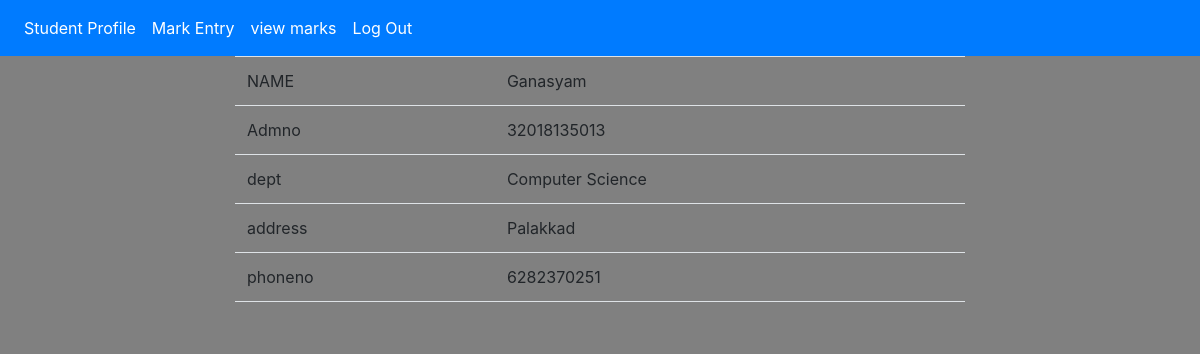
/studprof.php (signed in), run on the app's committed database.
### tables this page shows
CREATE TABLE `student` (
  `id` int(11) NOT NULL,
  `prof_pic_link` varchar(700) NOT NULL,
  `name` varchar(25) NOT NULL,
  `admno` bigint(11) NOT NULL,
  `dept` varchar(20) NOT NULL,
  `address` varchar(100) NOT NULL,
  `phoneno` bigint(11) NOT NULL,
  `username` varchar(25) NOT NULL,
  `password` varchar(25) NOT NULL,
  `flag` int(11) NOT NULL
);

### studprof.php (the view, shortened to what this page needs)
<?php
include './stud_navbar.php';
?>
<div class="container">
<div class="row">
<div class="col col-12 col-sm-2"></div>
<div class="col col-12 col-sm-8">
<?php
$studid=$_SESSION["studid"];
$server_name="localhost";
$db_username="root";
$db_password="";
$db_name="training";
$conn=new mysqli($server_name,$db_username,$db_password,$db_name);
$sql = "SELECT `id`, `name`, `admno`, `dept`, `address`, `phoneno`, `username`, `password`, `flag` FROM `student` WHERE `id`=$studid";
$result = $conn->query($sql);
if ($result->num_rows > 0) {
    while($row = $result->fetch_assoc()) {
        $name= $row["name"];
        $admno= $row["admno"];
        $dept= $row["dept"];
        $address= $row["address"];
        $phoneno= $row["phoneno"];
       echo "<table class='table'>
       <tr>
           <td>NAME</td>
           <td>$name</td>
       </tr>
       <tr>
           <td>Admno</td>
           <td>$admno</td>
       </tr>
       <tr>
           <td>dept</td>
           <td> $dept</td>
       </tr><tr>
           <td>address</td>
           <td>$address</td>
       </tr><tr>
           <td>phoneno</td>
           <td>$phoneno</td>
       </tr><tr>
           <td></td>
           <td></td>
       </tr>
       </table>";
    }
} else {
    echo "0 results";
}
?>
</div>
<div class="col col-12 col-sm-2"></div>
</div>
</div>

### data on the page
student: name "Ganasyam", admno "32018135013", dept "Computer Science", address "Palakkad", phoneno "6282370251"
